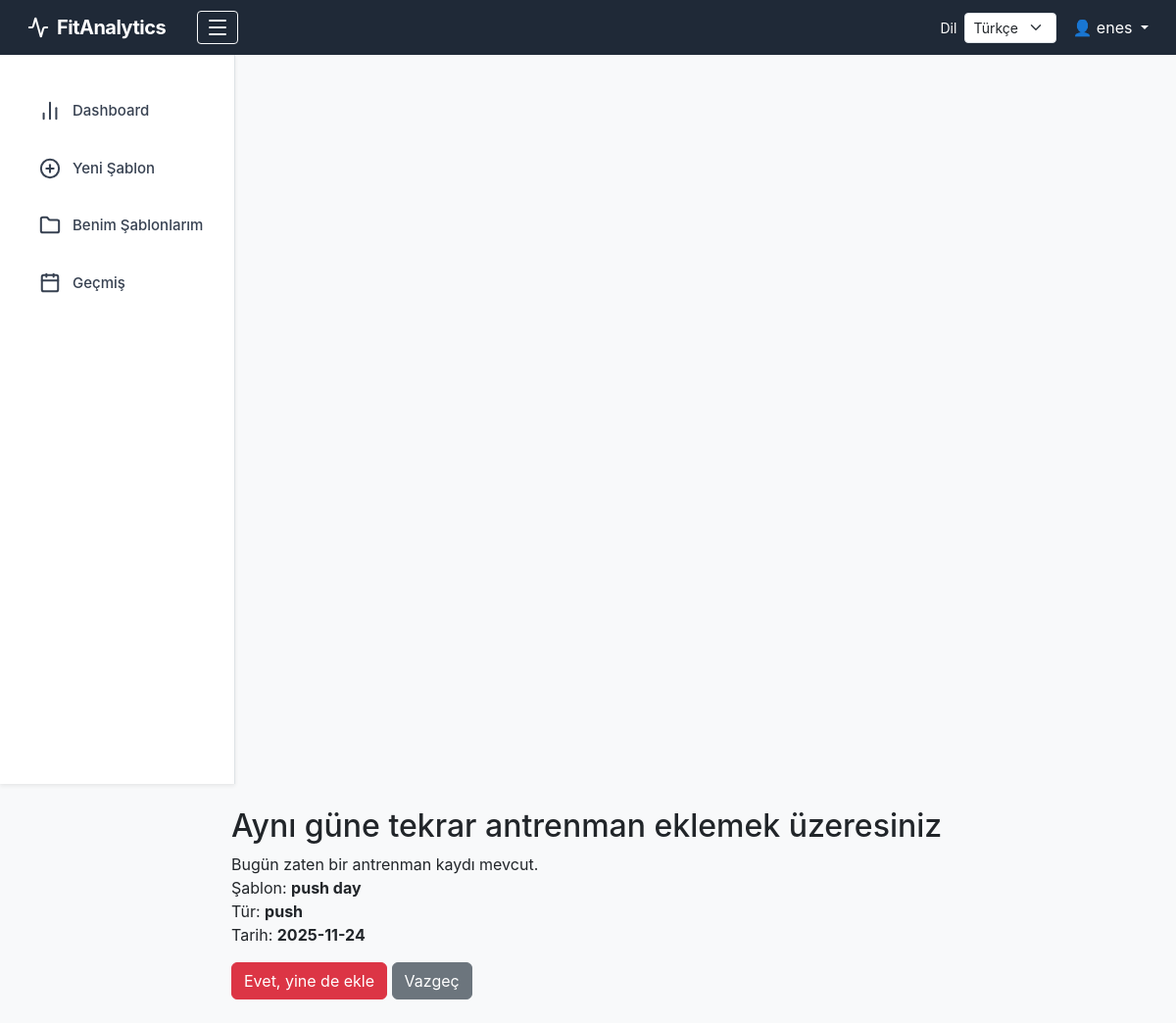
The app's page /use-template/1 (signed in), older data.
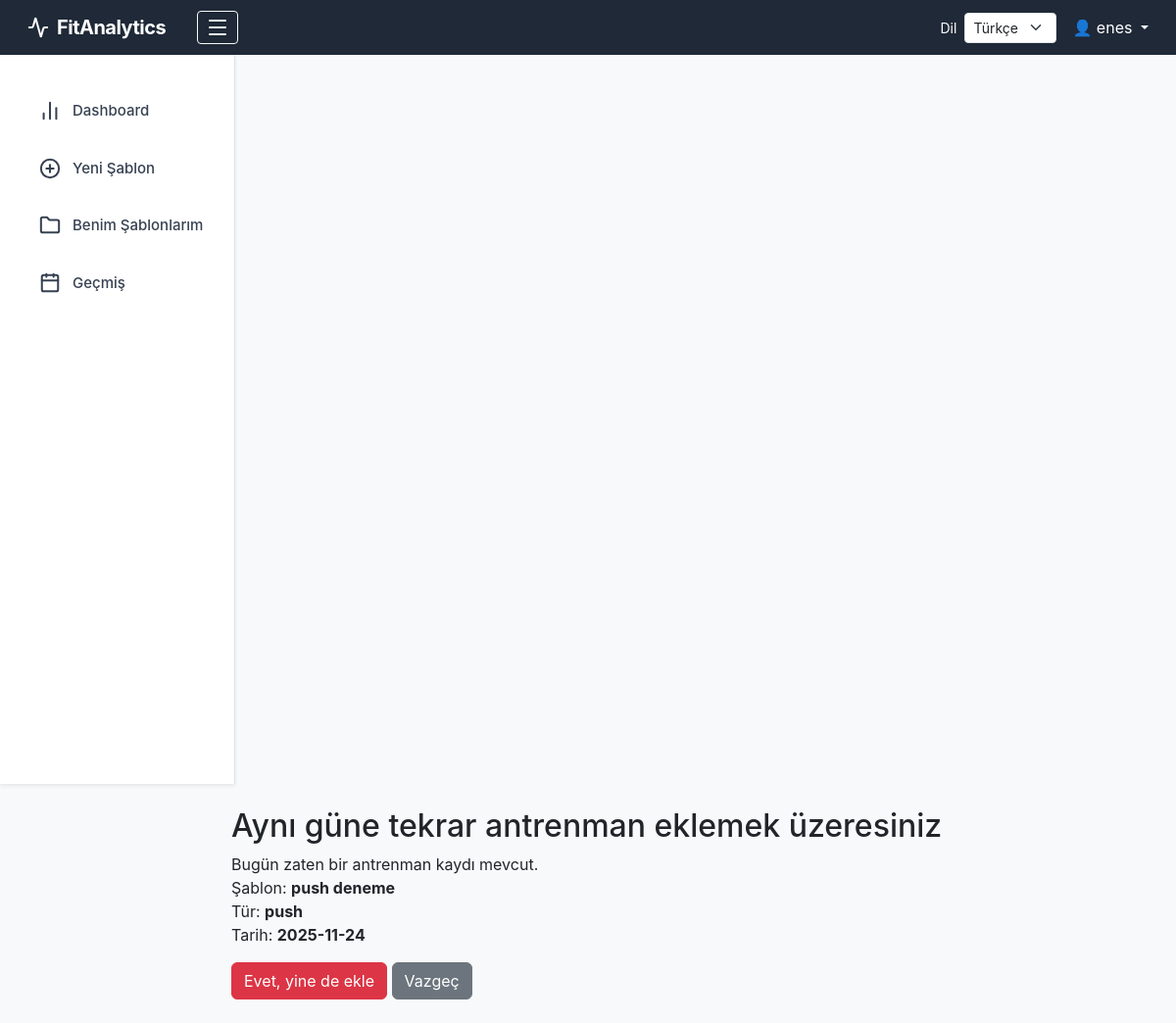
The same page, newer data.
### tables this page shows
CREATE TABLE workout_templates (
    template_id    INTEGER PRIMARY KEY AUTOINCREMENT,
    user_id        INTEGER NOT NULL,
    template_name  TEXT NOT NULL,
    workout_type   TEXT NOT NULL,
    FOREIGN KEY (user_id) REFERENCES users(user_id)
);

### app/blueprints/templates.py (the view)
@main.route("/use-template/<int:template_id>")
def use_template(template_id):
    if "user_id" not in session:
        return redirect(url_for("main.login"))
    user_id = session["user_id"]
    today = today_db()
    conn = get_connection()
    cur = conn.cursor()
    cur.execute("""
        SELECT template_name, workout_type
        FROM workout_templates
        WHERE template_id = ? AND user_id = ?
    """, (template_id, user_id))
    tpl = cur.fetchone()
    if not tpl:
        conn.close()
        return "Template not found", 404
    tpl_name, workout_type = tpl
    cur.execute("SELECT workout_id FROM workouts WHERE user_id = ? AND workout_date = ?", (user_id, today))
    existing = cur.fetchone()
    conn.close()
    if existing:
        return render_template(
            "confirm_repeat_workout.html",
            template_id=template_id,
            template_name=tpl_name,
            workout_type=workout_type,
            date=today
        )
    return create_workout_from_template(user_id, template_id, tpl_name, workout_type, today)

### app/database.py (called while the page is built)
def get_connection():
    conn = sqlite3.connect(DB_PATH)
    conn.row_factory = sqlite3.Row
    return conn

### app/utils/datetime.py (called while the page is built)
def now_ist():
    return datetime.now(APP_TZ)

def today_db():
    return now_ist().strftime(DB_DATE_FMT)

### app/templates/confirm_repeat_workout.html (shortened to what this page needs)
{% extends "layout.html" %}
{% block content %}
<div class="container">
    <h2>Aynı güne tekrar antrenman eklemek üzeresiniz</h2>
    <p>
        Bugün zaten bir antrenman kaydı mevcut.<br>
        Şablon: <strong>{{ template_name }}</strong><br>
        Tür: <strong>{{ workout_type }}</strong><br>
        Tarih: <strong>{{ date }}</strong>
    </p>
    <form action="{{ url_for('main.confirm_use_template') }}" method="POST">
        <button type="submit" class="btn btn-danger">
            Evet, yine de ekle
        </button>
        <a href="{{ url_for('main.my_templates') }}" class="btn btn-secondary">
            Vazgeç
        </a>
    </form>
</div>
{% endblock %}

Row changes from the older to the newer data that the page shows:
changed workout_templates "push": template_name "push day" → "push deneme"
